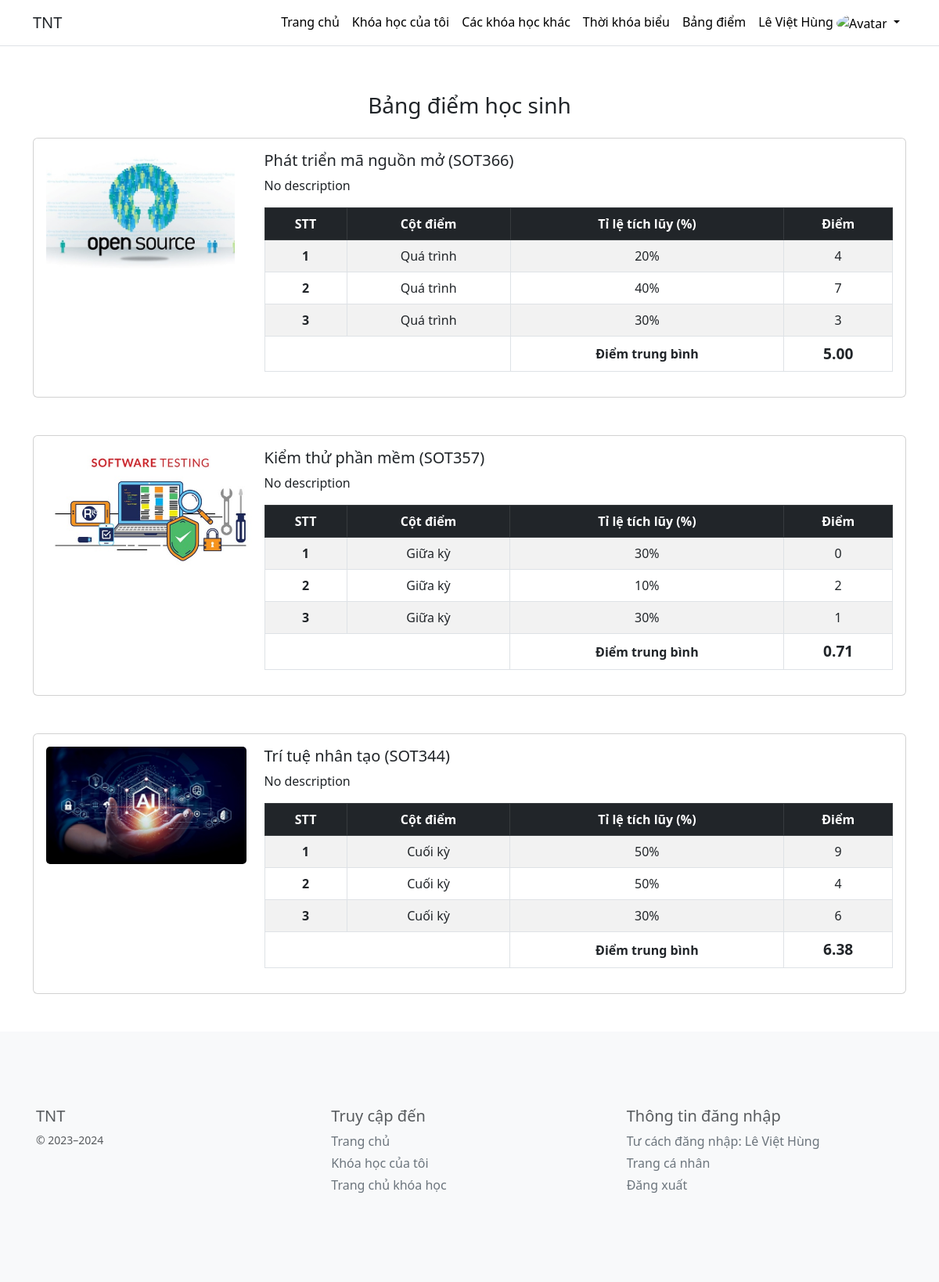
/student/grade.php (signed in), run on an earlier commit of the app's database.
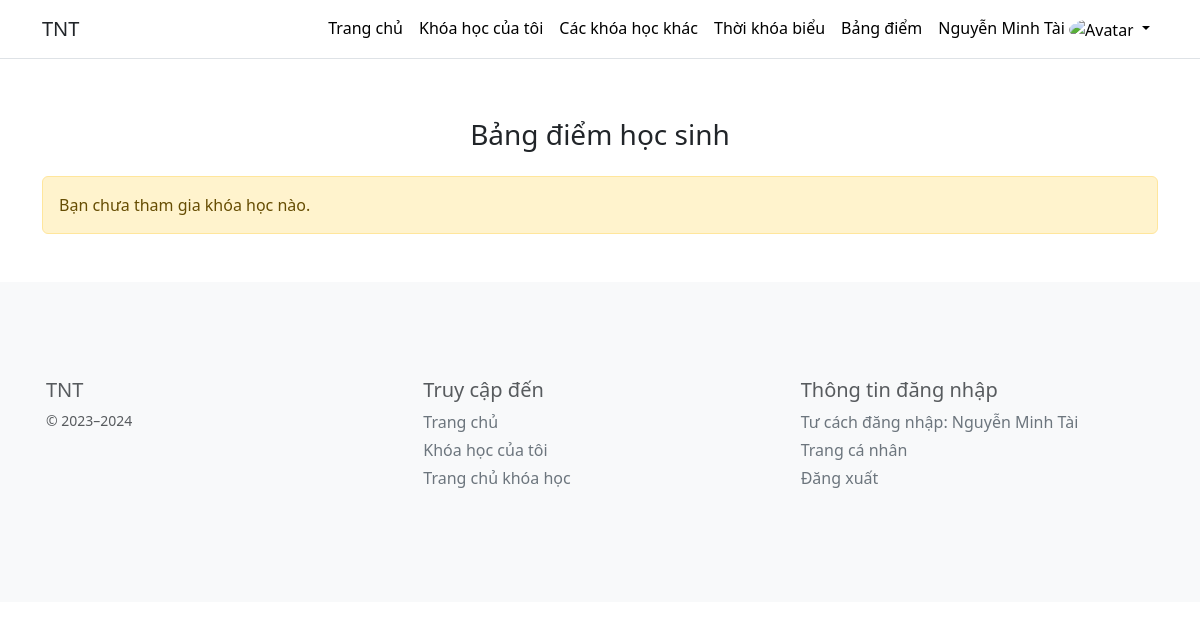
And on a later commit of the database.
### tables this page shows
CREATE TABLE `course_member` (
  `member_id` int(11) NOT NULL,
  `course_id` int(11) NOT NULL,
  `student_id` bigint(20) NOT NULL
);

CREATE TABLE `course` (
  `course_id` int(11) NOT NULL,
  `course_background` varchar(255) DEFAULT NULL,
  `course_code` varchar(10) NOT NULL,
  `course_name` varchar(255) NOT NULL,
  `course_description` text NOT NULL,
  `teacher_id` bigint(20) NOT NULL,
  `start_date` date NOT NULL,
  `end_date` date NOT NULL,
  `status` char(1) NOT NULL,
  `price` decimal(10,2) NOT NULL DEFAULT 0.00
);

CREATE TABLE `grade` (
  `grade_id` int(11) NOT NULL,
  `column_id` int(11) NOT NULL,
  `member_id` int(11) NOT NULL,
  `score` decimal(10,0) DEFAULT NULL
);

CREATE TABLE `grade_column` (
  `column_id` int(11) NOT NULL,
  `course_id` int(11) NOT NULL,
  `grade_column_name` varchar(255) NOT NULL,
  `proportion` int(11) NOT NULL
);

### student/grade.php (the view, shortened to what the changed rows need)
<?php
include("layout.php");
$student_id = $_SESSION['user_id'];
$sql_course = "SELECT * FROM course co
INNER JOIN course_member cm ON co.course_id = cm.course_id
WHERE cm.student_id = $student_id";
$result_course = mysqli_query($dbconnect, $sql_course);
?>
<!DOCTYPE html>
<html lang="en">
<head>
    <link href="https://cdn.jsdelivr.net/npm/bootstrap@5.3.0/dist/css/bootstrap.min.css" rel="stylesheet">
</head>
<body>
    <div class="container mt-5">
        <h3 class="mb-4 text-center">Bảng điểm học sinh</h3>
        <?php
        if (mysqli_num_rows($result_course) == 0) {
            echo '<div class="alert alert-warning">Bạn chưa tham gia khóa học nào.</div>';
        } else {
            while ($row_course = mysqli_fetch_array($result_course)) {
                $course_id = $row_course['course_id'];
                $sql_grade = "SELECT * FROM grade gr
                INNER JOIN grade_column gc ON gr.column_id = gc.column_id
                INNER JOIN course_member cm ON gr.member_id = cm.member_id
                WHERE cm.course_id = $course_id AND cm.student_id = $student_id";
                $result_grade = mysqli_query($dbconnect, $sql_grade);
        ?>
                <div class="card mb-5 course-card">
                    <div class="row g-0">
                        <div class="col-md-3">
                            <?php
                            $image_path = !empty($row_course['course_background']) ? "../../assets/file/course_background/" . $row_course['course_background'] : "../../assets/images/course_placeholder.jpg";
                            ?>
                            <img src="<?php echo $image_path; ?>" class="img-fluid course-img m-3" alt="Course Image">
                        </div>
                        <div class="col-md-9">
                            <div class="card-body">
                                <h5 class="card-title"><?php echo $row_course['course_name'] . " (" . $row_course['course_code'] . ")"; ?></h5>
                                <p class="card-text mb-3"><?php echo $row_course['course_description']; ?></p>
                                <?php
                                if (mysqli_num_rows($result_grade) == 0) {
                                    echo '<div class="alert alert-info">Chưa có điểm cho khóa học này.</div>';
                                } else {
                                ?>
                                    <table class="table table-striped table-hover table-bordered grade-table">
                                        <thead class="table-dark">
                                            <tr>
                                                <th>STT</th>
                                                <th>Cột điểm</th>
                                                <th>Tỉ lệ tích lũy (%)</th>
                                                <th>Điểm</th>
                                            </tr>
                                        </thead>
                                        <tbody>
                                            <?php
                                            $i = 0;
                                            $sum_score = 0;
                                            $sum_proportion = 0;
                                            while ($row_grade = mysqli_fetch_array($result_grade)) {
                                                $i++;
                                                $score_temp = $row_grade['score'];
                                                $proportion_temp = $row_grade['proportion'];
                                                $sum_score += $score_temp * $proportion_temp;
                                                $sum_proportion += $proportion_temp;
                                            ?>
                                                <tr>
                                                    <th scope="row"><?php echo $i; ?></th>
                                                    <td><?php echo $row_grade['grade_column_name']; ?></td>
                                                    <td><?php echo ($proportion_temp); ?>%</td>
                                                    <td><?php echo $score_temp; ?></td>
                                                </tr>
                                            <?php } ?>
                                        </tbody>
                                        <tfoot>
                                            <tr>
                                                <td colspan="2"></td>
                                                <th>Điểm trung bình</th>
                                                <td class="avg-score">
                                                    <?php
                                                    if ($sum_proportion > 0) {
                                                        echo number_format($sum_score / $sum_proportion, 2);
                                                    } else {
                                                        echo "Chưa có điểm";
                                                    }
                                                    ?>
                                                </td>
                                            </tr>
                                        </tfoot>
                                    </table>
                                <?php } ?>
                            </div>
                        </div>
                    </div>
                </div>
        <?php
            }
        }
        ?>
    </div>
    <?php include("../footer.php"); ?>
</body>
</html>

### student/layout.php (shortened to what the changed rows need)
<?php
include_once('../config/connect.php');
if (isset($_SESSION['full_name'])) {
    $username_now = $_SESSION['full_name'];
} else {
    $username_now = "User not logged in";
}
$student_id = $_SESSION['user_id'];
$sql_profile = "SELECT image FROM user WHERE user_id = $student_id";
$result_profile = mysqli_query($dbconnect, $sql_profile);
$row_profile = mysqli_fetch_assoc($result_profile);
?>
<!DOCTYPE html>
<html lang="en">
<head>
    <link rel="stylesheet" href="https://cdn.jsdelivr.net/npm/bootstrap@5.3.0/dist/css/bootstrap.min.css">
</head>
<body class="with-navbar">
    <nav class="navbar navbar-expand-lg bg-white border-bottom fixed-top">
        <div class="container">
            <div class="collapse navbar-collapse" id="navbarNav">
                <ul class="navbar-nav ms-auto">
                    <li class="nav-item dropdown">
                        <a class="nav-link dropdown-toggle" href="#" id="navbarDropdown"
                           role="button" data-bs-toggle="dropdown" aria-expanded="false">
                            <?php echo $username_now; ?>
                            <img src="../assets/images/<?php echo $row_profile['image']; ?>" alt="Avatar" class="rounded-circle" width="30" height="30">
                        </a>
                    </li>
                </ul>
            </div>
        </div>
    </nav>
</body>
</html>

### footer.php (shortened to what the changed rows need)
<footer class="bd-footer py-4 py-md-5 mt-5 bg-body-tertiary">
    <div class="container py-4 py-md-5 px-4 px-md-3 text-body-secondary">
        <div class="row">
            <div class="col-6 col-md">
                <?php
                if (isset($username_now)) {
                    echo '<ul class="list-unstyled text-small">
                    <li class="mb-1"><a class="link-secondary text-decoration-none" href="#">Tư cách đăng nhập: ' . $username_now . '</a></li>
                    <li class="mb-1"><a class="link-secondary text-decoration-none" href="../my.php">Trang cá nhân</a></li>
                    <li class="mb-1"><a class="link-secondary text-decoration-none" href="../../logout.php">Đăng xuất</a></li>
                    </ul>';
                }
                ?>
            </div>
        </div>
    </div>
</footer>

What changed in the data, as far as the page shows it:
no longer on this page (row unchanged): course_member: course.course_background (picture), course.course_name "Phát triển mã nguồn mở", course.course_code "SOT366", course.course_description "No description", sum_proportion "5.00"
removed grade: column.grade_column_name "Quá trình", column.proportion "20", score "4", shown under "Phát triển mã nguồn mở"
removed grade: column.grade_column_name "Quá trình", column.proportion "40", score "7", shown under "Phát triển mã nguồn mở"
removed grade: column.grade_column_name "Quá trình", column.proportion "30", score "3", shown under "Phát triển mã nguồn mở"
no longer on this page (row unchanged): course_member: course.course_background (picture), course.course_name "Kiểm thử phần mềm", course.course_code "SOT357", course.course_description "No description", sum_proportion "0.71"
removed grade: column.grade_column_name "Giữa kỳ", column.proportion "30", score "0", shown under "Kiểm thử phần mềm"
removed grade: column.grade_column_name "Giữa kỳ", column.proportion "10", score "2", shown under "Kiểm thử phần mềm"
removed grade: column.grade_column_name "Giữa kỳ", column.proportion "30", score "1", shown under "Kiểm thử phần mềm"
no longer on this page (row unchanged): course_member: course.course_background (picture), course.course_name "Trí tuệ nhân tạo", course.course_code "SOT344", course.course_description "No description", sum_proportion "6.38"
removed grade: column.grade_column_name "Cuối kỳ", column.proportion "50", score "9", shown under "Trí tuệ nhân tạo"
removed grade: column.grade_column_name "Cuối kỳ", column.proportion "50", score "4", shown under "Trí tuệ nhân tạo"
removed grade: column.grade_column_name "Cuối kỳ", column.proportion "30", score "6", shown under "Trí tuệ nhân tạo"
Also different on the page:
$username_now: "Lê Việt Hùng" → "Nguyễn Minh Tài"
text now shown: "Bạn chưa tham gia khóa học nào."
